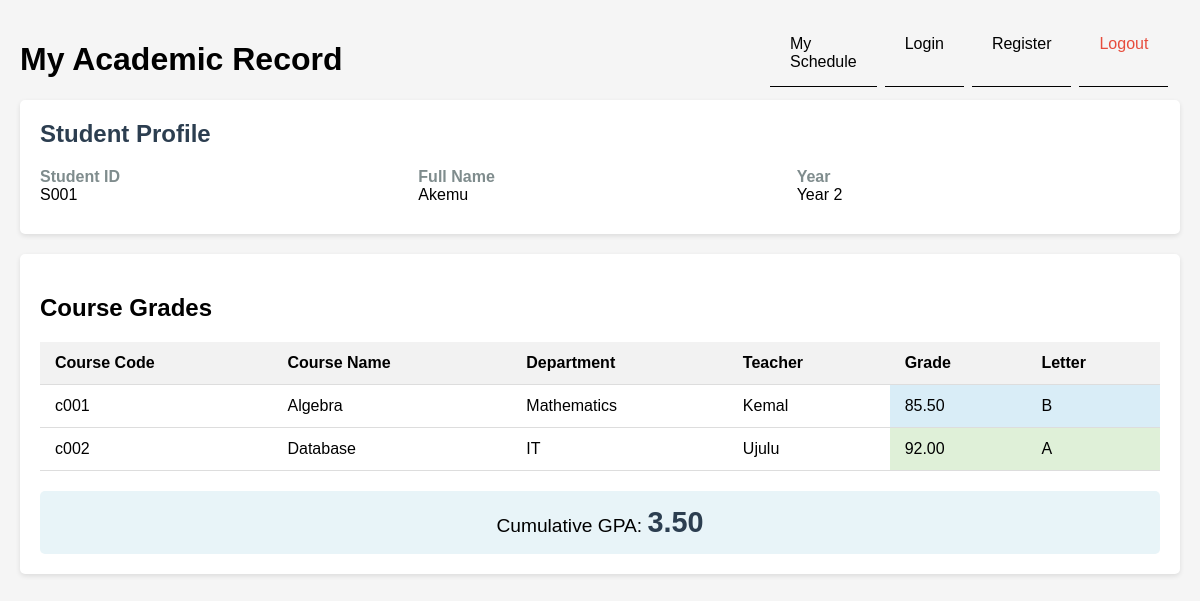
Screenshot of /grades.php (signed in) with the database file from the repository.
### tables this page shows
CREATE TABLE students (
    stud_id VARCHAR(10) PRIMARY KEY,
    stud_name VARCHAR(50) NOT NULL,
    email VARCHAR(100) UNIQUE,
    age INT,
    sex ENUM('M', 'F'),
    year INT,
    phone VARCHAR(20) DEFAULT NULL
);

CREATE TABLE marks (
    mark_id INT AUTO_INCREMENT PRIMARY KEY,
    student_id VARCHAR(10),
    course_id VARCHAR(10),
    grade DECIMAL(5,2),
    FOREIGN KEY (student_id) REFERENCES students(stud_id) ON DELETE CASCADE ON UPDATE CASCADE,
    FOREIGN KEY (course_id) REFERENCES courses(c_id) ON DELETE CASCADE ON UPDATE CASCADE,
    UNIQUE(student_id, course_id)  
);

CREATE TABLE courses (
    c_id VARCHAR(10) PRIMARY KEY,
    c_name VARCHAR(50) NOT NULL,
    department VARCHAR(30),
    teacher_id VARCHAR(10),
    FOREIGN KEY (teacher_id) REFERENCES teachers(t_id) ON DELETE SET NULL ON UPDATE CASCADE
);

CREATE TABLE teachers (
    t_id VARCHAR(10) PRIMARY KEY,
    t_name VARCHAR(50) NOT NULL,
    email VARCHAR(100) UNIQUE,
    major VARCHAR(30),
    phone VARCHAR(20) DEFAULT NULL
);

### grades.php (the view, shortened to what this page needs)
<?php
require_once "dbcon.php";
$student_id = $_SESSION['user_id'];
$stmt = $db->prepare("SELECT stud_id, stud_name, year FROM students WHERE stud_id = ?");
$stmt->bind_param("s", $student_id);
$stmt->execute();
$result = $stmt->get_result();
$student = $result->fetch_assoc();
$stmt = $db->prepare("
    SELECT m.grade, c.c_id, c.c_name, c.department, t.t_name as teacher_name
    FROM marks m
    JOIN courses c ON m.course_id = c.c_id
    JOIN teachers t ON c.teacher_id = t.t_id
    WHERE m.student_id = ?
    ORDER BY c.c_name
");
$stmt->bind_param("s", $student_id);
$stmt->execute();
$result = $stmt->get_result();
$grades = $result->fetch_all(MYSQLI_ASSOC);
$total_credits = 0;
$total_points = 0;
foreach ($grades as $grade) {
    $grade_points = 0;
    if ($grade['grade'] >= 90) {
        $grade_points = 4.0;
    } elseif ($grade['grade'] >= 80) {
        $grade_points = 3.0;
    } elseif ($grade['grade'] >= 70) {
        $letter_grade = 'C';
        $grade_points = 2.0;
    } elseif ($grade['grade'] >= 60) {
        $letter_grade = 'D';
        $grade_points = 1.0;
    } else {
        $letter_grade = 'F';
        $grade_points = 0.0;
    }
    $credits = 3;
    $total_credits += $credits;
    $total_points += ($grade_points * $credits);
}
$gpa = $total_credits > 0 ? $total_points / $total_credits : 0;
?>
<!DOCTYPE html>
<html lang="en">
<head>
</head>
<body>
    <div class="container">
        <div class="main-content">
            <h1>My Academic Record</h1>
            <div id="sidebar">
                    <a href="student_schedule.php" <?php echo basename($_SERVER['PHP_SELF']) == 'student_schedule.php' ? 'style="background: #34495e;"' : ''; ?>>My Schedule</a>
                    <a href="login.php" <?php echo basename($_SERVER['PHP_SELF']) == 'login.php' ? 'style="background: #34495e;"' : ''; ?>>Login</a>
                    <a href="register.php" <?php echo basename($_SERVER['PHP_SELF']) == 'register.php' ? 'style="background: #34495e;"' : ''; ?>>Register</a>
                    <a href="logout.php" style="color: #e74c3c;">Logout</a>
            </div>
            <div class="student-info">
                <h2>Student Profile</h2>
                <div class="info-grid">
                    <div class="info-item">
                        <div class="info-label">Student ID</div>
                        <div><?php echo htmlspecialchars($student['stud_id']); ?></div>
                    </div>
                    <div class="info-item">
                        <div class="info-label">Full Name</div>
                        <div><?php echo htmlspecialchars($student['stud_name']); ?></div>
                    </div>
                    <div class="info-item">
                        <div class="info-label">Year</div>
                        <div>Year <?php echo htmlspecialchars($student['year']); ?></div>
                    </div>
                </div>
            </div>
            <div class="grades-card">
                <h2>Course Grades</h2>
                <table>
                    <thead>
                        <tr>
                            <th>Course Code</th>
                            <th>Course Name</th>
                            <th>Department</th>
                            <th>Teacher</th>
                            <th>Grade</th>
                            <th>Letter</th>
                        </tr>
                    </thead>
                    <tbody>
                        <?php foreach ($grades as $grade):
                            $letter_grade = '';
                            $grade_class = '';
                            if ($grade['grade'] >= 90) {
                                $letter_grade = 'A';
                                $grade_class = 'grade-A';
                            } elseif ($grade['grade'] >= 80) {
                                $letter_grade = 'B';
                                $grade_class = 'grade-B';
                            } elseif ($grade['grade'] >= 70) {
                                $letter_grade = 'C';
                                $grade_class = 'grade-C';
                            } elseif ($grade['grade'] >= 60) {
                                $letter_grade = 'D';
                                $grade_class = 'grade-D';
                            } else {
                                $letter_grade = 'F';
                                $grade_class = 'grade-F';
                            }
                        ?>
                            <tr>
                                <td><?php echo htmlspecialchars($grade['c_id']); ?></td>
                                <td><?php echo htmlspecialchars($grade['c_name']); ?></td>
                                <td><?php echo htmlspecialchars($grade['department']); ?></td>
                                <td><?php echo htmlspecialchars($grade['teacher_name']); ?></td>
                                <td class="<?php echo $grade_class; ?>"><?php echo htmlspecialchars($grade['grade']); ?></td>
                                <td class="<?php echo $grade_class; ?>"><?php echo $letter_grade; ?></td>
                            </tr>
                        <?php endforeach; ?>
                    </tbody>
                </table>
                <?php if (!empty($grades)): ?>
                <div class="gpa-display">
                    Cumulative GPA: <span class="gpa-value"><?php echo number_format($gpa, 2); ?></span>
                </div>
                <?php endif; ?>
            </div>
        </div>
    </div>
</body>
</html>

### sidebar.php (style rules this page uses)
#sidebar { width: 250px; background: #2c3e50; color: white; padding: 20px 0; position: fixed; height: 100vh; }
#sidebar a { color: white; padding: 15px 20px; text-decoration: none; display: block; transition: 0.3s; }

### grades.php (style rules this page uses)
body { font-family: Arial, sans-serif; margin: 0; padding: 0; background-color: #f5f5f5; }
.container { display: flex; min-height: 100vh; }
.main-content { flex: 1; padding: 20px; }
.student-info { background: white; border-radius: 5px; box-shadow: 0 2px 5px rgba(0,0,0,0.1); padding: 20px; margin-bottom: 20px; }
.student-info h2 { margin-top: 0; color: #2c3e50; }
.info-grid { display: grid; grid-template-columns: repeat(3, 1fr); gap: 15px; }
.info-item { margin-bottom: 10px; }
.info-label { font-weight: bold; color: #7f8c8d; }
.grades-card { background: white; border-radius: 5px; box-shadow: 0 2px 5px rgba(0,0,0,0.1); padding: 20px; }
table { width: 100%; border-collapse: collapse; margin-top: 20px; }
th, td { padding: 12px 15px; text-align: left; border-bottom: 1px solid #ddd; }
th { background-color: #f2f2f2; }
.grade-A { background-color: #dff0d8; }
.grade-B { background-color: #d9edf7; }
.gpa-display { margin-top: 20px; padding: 15px; background-color: #e8f4f8; border-radius: 5px; text-align: center; font-size: 1.2em; }
.gpa-value { font-weight: bold; color: #2c3e50; font-size: 1.5em; }
#sidebar { background: transparent; color: black; padding: 20px 0; position: absolute; top: 0; right: 180px; display: flex; height: fit-content; gap: 8px; }
#sidebar a { color: black; padding: 15px 20px; text-decoration: none; display: block; transition: 0.3s; border-bottom: 1px solid black; }

### rows the page displays
students: stud_id "S001", stud_name "Akemu", year "2"
marks: course.c_id "c001", course.c_name "Algebra", course.department "Mathematics", teachers.t_name "Kemal", grade "85.50", grade "B"
marks: course.c_id "c002", course.c_name "Database", course.department "IT", teachers.t_name "Ujulu", grade "92.00", grade "A"

### other values shown
$gpa "3.50"
